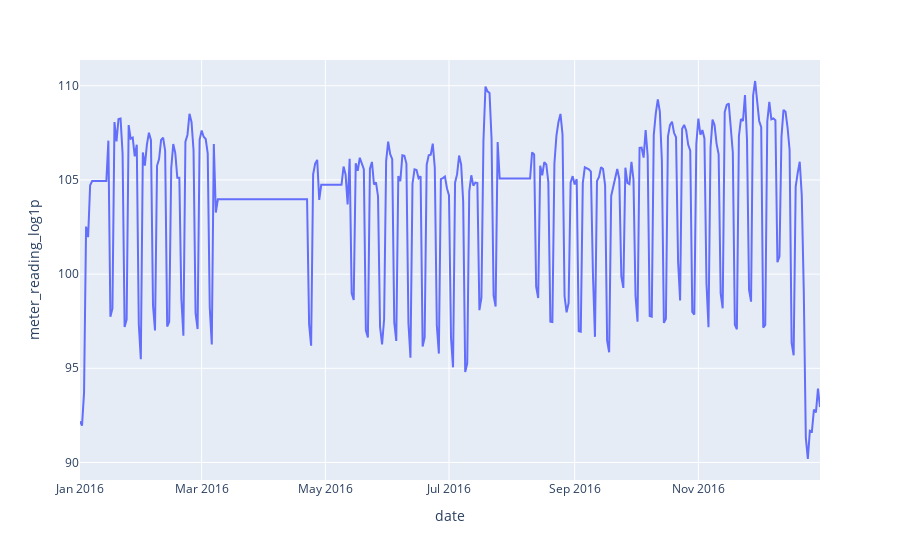

Write notebook code for a chart like this one.
### Code cell
plot_date_usage(train_df, meter=0, building_id=105)

### Figure 1 — Plotly figure (JSON) as saved in the notebook; plotly's stock layout.template omitted (floating-point values rounded to 4 significant figures; data arrays with more than 128 entries replaced by an {"elided": "..."} marker saying what was removed)
{"data": [{"hoverlabel": {"namelength": 0}, "hovertemplate": "date=%{x}<br>meter_reading_log1p=%{y}", "legendgroup": "", "line": {"color": "#636efa", "dash": "solid"}, "mode": "lines", "name": "", "showlegend": false, "type": "scatter", "x": {"elided": "366 str values"}, "xaxis": "x", "y": {"elided": "366 float values"}, "yaxis": "y"}], "layout": {"legend": {"tracegroupgap": 0}, "margin": {"t": 60}, "xaxis": {"anchor": "y", "domain": [0.0, 1.0], "title": {"text": "date"}}, "yaxis": {"anchor": "x", "domain": [0.0, 1.0], "title": {"text": "meter_reading_log1p"}}}}
